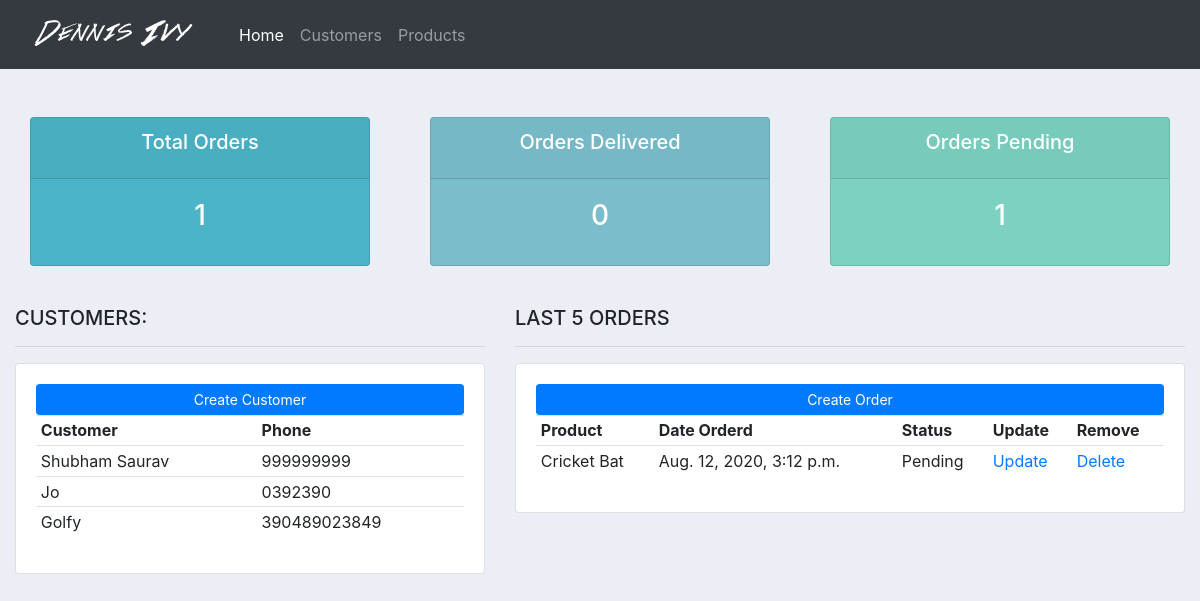
Before: / with the older database file.
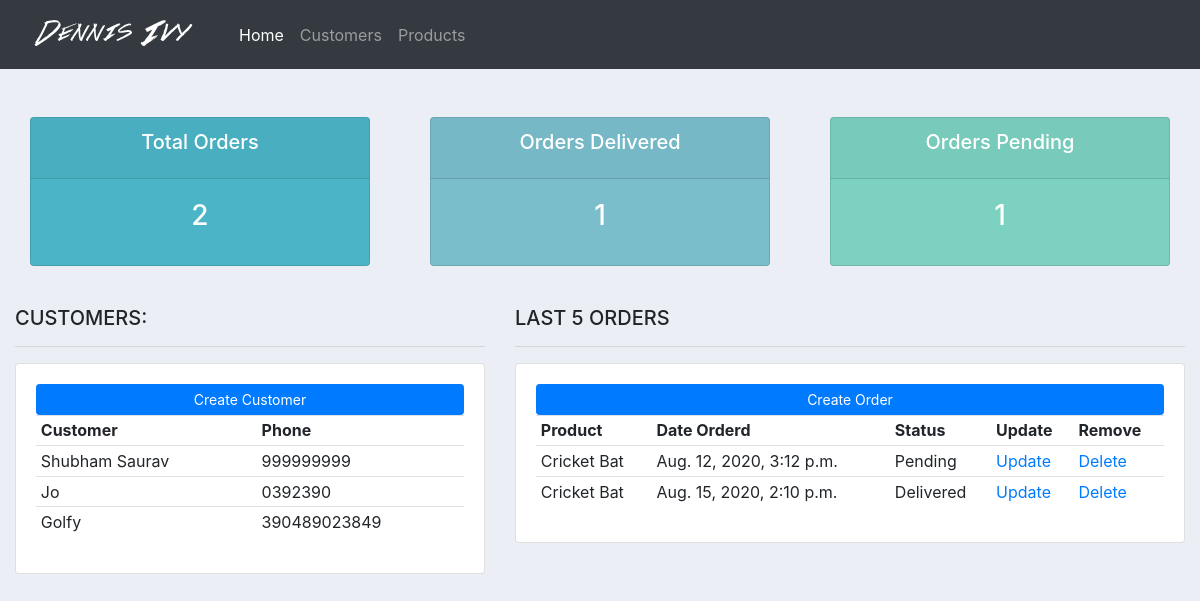
After: the same page with the newer database file.
### accounts/models.py (models this page shows, shortened)
class Customer(models.Model):
    name = models.CharField(max_length=128, null=True)
    phone = models.CharField(max_length=12, null=True)
    email = models.CharField(max_length=128, null=True)
    date_created = models.DateTimeField(auto_now_add=True, null=True)

class Order(models.Model):
    STATUS = (
        ('Pending', 'Pending'),
        ('Out for Delivery', 'Out for Delivery'),
        ('Delivered', 'Delivered')
    )
    customer = models.ForeignKey(
        Customer, null=True, on_delete=models.SET_NULL)
    product = models.ForeignKey(Product, null=True, on_delete=models.SET_NULL)
    status = models.CharField(max_length=32, null=True, choices=STATUS)
    date_created = models.DateTimeField(auto_now_add=True, null=True)

class Product(models.Model):
    CATEGORY = (
        ('Indoor', 'Indoor'),
        ('Outdoor', 'Outdoor')
    )
    name = models.CharField(max_length=128, null=True)
    price = models.FloatField(null=True)
    category = models.CharField(max_length=128, null=True, choices=CATEGORY)
    description = models.CharField(max_length=600, null=True, blank=True)
    date_created = models.DateTimeField(auto_now_add=True, null=True)
    tags = models.ManyToManyField(Tag)
    def __str__(self):
        return self.name

### accounts/views.py (the view)
def home(request):
    orders = Order.objects.all()
    customers = Customer.objects.all()
    total_customers = customers.count()
    total_orders = orders.count()
    pending = orders.filter(status="Pending").count()
    delivered = orders.filter(status="Delivered").count()
    context = {'orders': orders, 'customers': customers, 'total_customers': total_customers,
               'total_orders': total_orders, 'pending': pending, 'delivered': delivered}
    return render(request, 'accounts/dashboard.htm', context)

### accounts/templates/accounts/dashboard.htm
{% extends 'accounts/main.htm' %} {% block content %}
<br />
{% include 'accounts/status.htm' %}
<br />
<div class="row">
  <div class="col-md-5">
    <h5>CUSTOMERS:</h5>
    <hr />
    <div class="card card-body">
      <a class="btn btn-primary btn-sm btn-block" href="">Create Customer</a>
      <table class="table table-sm">
        <tr>
          <th>Customer</th>
          <th>Phone</th>
        </tr>
        {% for customer in customers %}
        <tr>
          <td>{{customer.name}}</td>
          <td>{{customer.phone}}</td>
        </tr>
        {% endfor %}
      </table>
    </div>
  </div>
  <div class="col-md-7">
    <h5>LAST 5 ORDERS</h5>
    <hr />
    <div class="card card-body">
      <a class="btn btn-primary btn-sm btn-block" href="">Create Order</a>
      <table class="table table-sm">
        <tr>
          <th>Product</th>
          <th>Date Orderd</th>
          <th>Status</th>
          <th>Update</th>
          <th>Remove</th>
        </tr>
        {% for order in orders %}
        <tr>
          <td>{{order.product}}</td>
          <td>{{order.date_created}}</td>
          <td>{{order.status}}</td>
          <td><a href="#">Update</a></td>
          <td><a href="#">Delete</a></td>
        </tr>
        {% endfor %}
      </table>
    </div>
  </div>
</div>
{% endblock %}

Changed rows visible on the page:
added Order: product "Cricket Bat", date_created "Aug. 15, 2020, 2:10 p.m.", status "Delivered"
Other visible differences:
{{ total_orders }}: "1" → "2"
{{ delivered }}: "0" → "1"
